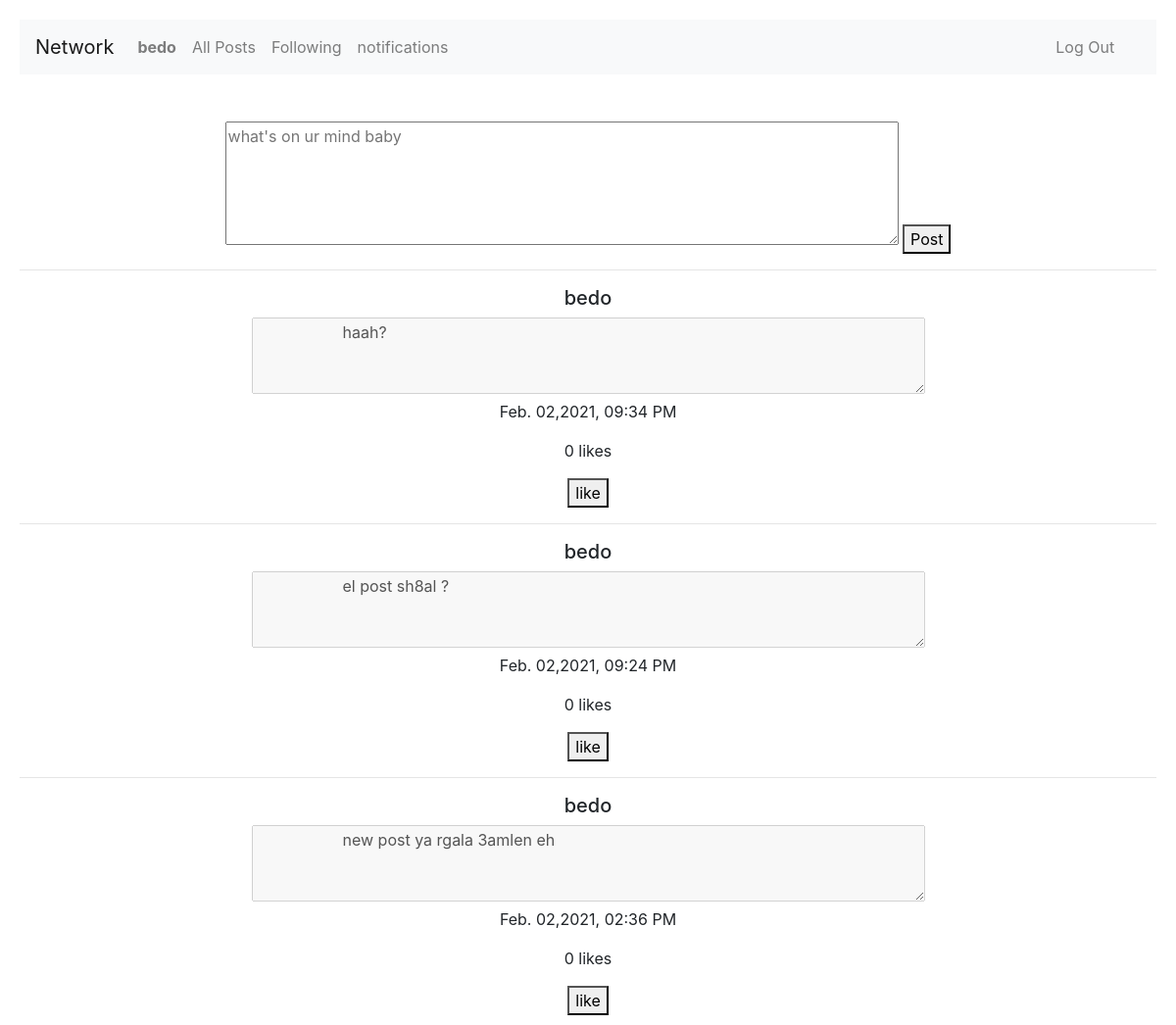
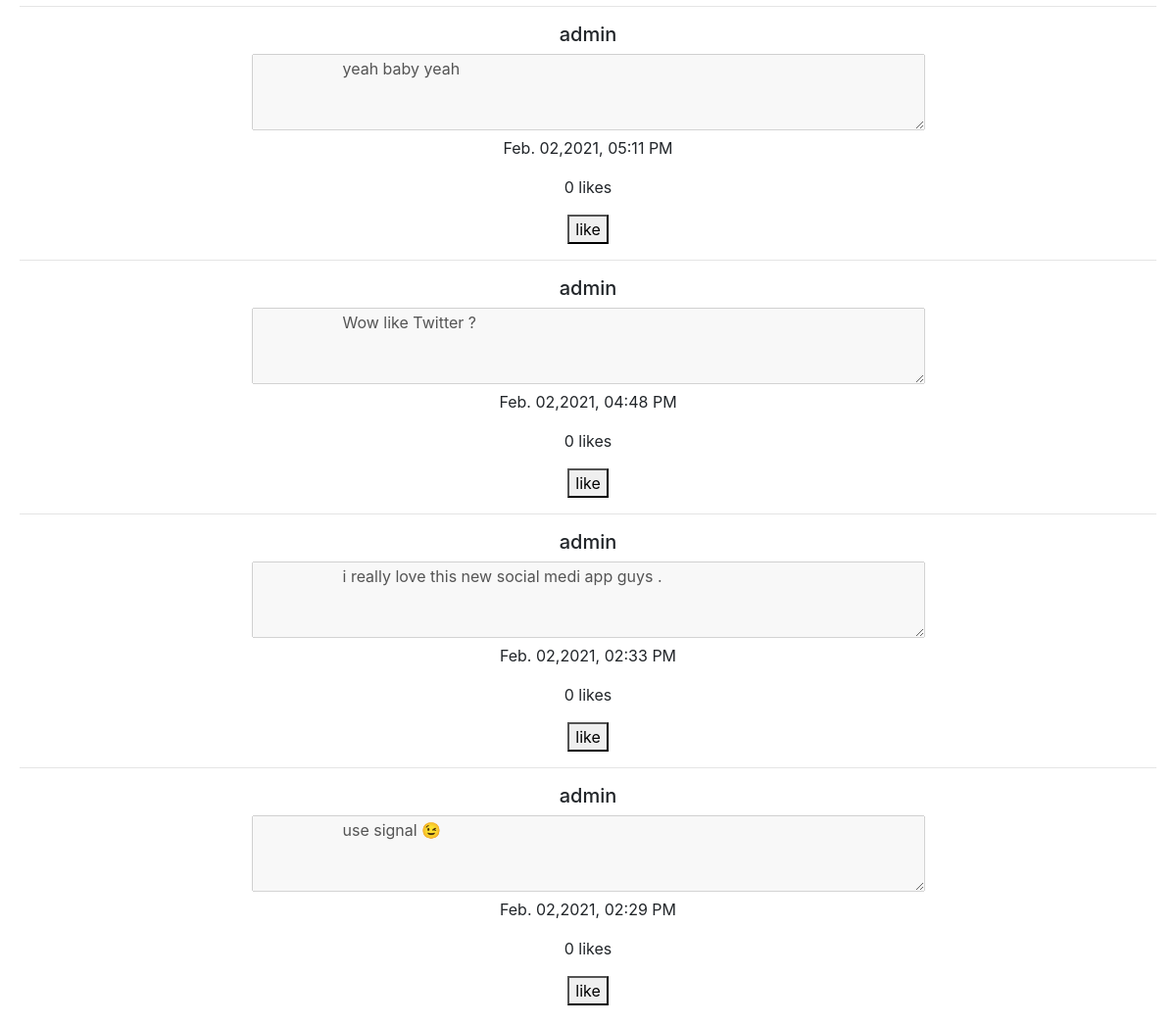
/ (signed in), run on the app's committed database (2 pictures, top to bottom).
### network/models.py (models this page shows, shortened)
class User(AbstractUser):
    pass

class Post(models.Model):
    user = models.ForeignKey(User,on_delete=models.CASCADE,null=True,related_name="post_owner")
    content = models.TextField(blank=False,null=True)
    time = models.CharField (max_length=255,null=True)
    likes = models.IntegerField(default=0)

### network/views.py (the view)
# urls.py: path("", index, name="index"),
def index(request):
    if request.method=="POST":
        content = request.POST.get("post_content")
        current_user=User.objects.get(pk=request.user.id)
        new_post = Post(content=content,user=current_user,time=get_time_now())
        new_post.save()
        return HttpResponseRedirect(reverse('index'))
    else :
        all_posts = Post.objects.all().order_by("-id")
        return render(request, "network/index.html",{
        "posts":all_posts
    })

### network/templates/network/index.html (shortened to what this page needs)
{% extends "network/layout.html" %}
{% block body %}
 <div class='all_posts'>
    {% if user.is_authenticated %}
     <div class='new_post'>
     <form action="{% url  'index' %}" method="post">
         <br><br>
         <textarea name="post_content" id="new_post" cols="65" rows="5" placeholder="what's on ur mind baby"></textarea>
         <button class="post" type="submit">Post</button>
     </form>
     </div>
   {% endif %}
   <div class='current_posts'>
        {% for post in posts  %}
            <div class="each_post post_container"><hr>
                <h5 >{{post.user}}</h5>
                <textarea name="each_pst" id="" cols="65" rows="3" disabled>
                    {{post.content}}
                </textarea>
                <p>{{post.time}}</p>
                <p>{{post.likes}} likes</p>
                <button id = 'like'>like</button>
            </div>
        {% endfor %}
   </div>
  </div>
{% endblock %}

### network/templates/network/layout.html (shortened to what this page needs)
{% load static %}
<!DOCTYPE html>
<html lang="en">
    <head>
        <link rel="stylesheet" href="https://stackpath.bootstrapcdn.com/bootstrap/4.4.1/css/bootstrap.min.css">
        <link href="{% static 'network/styles.css' %}" rel="stylesheet">
    </head>
    <body>
        <nav class="navbar navbar-expand-lg navbar-light bg-light container1">
            <a class="navbar-brand" href="{%url 'index'%}">Network</a>
            <div>
              <ul class="navbar-nav mr-auto">
                {% if user.is_authenticated %}
                    <li class="nav-item">
                        <a class="nav-link" href="#"><strong>{{ user.username }}</strong></a>
                    </li>
                {% endif %}
                <li class="nav-item">
                  <a class="nav-link" href="{% url 'index' %}">All Posts</a>
                </li>
                {% if user.is_authenticated %}
                    <li class="nav-item">
                        <a class="nav-link" href="#">Following</a>
                    </li>
                    <li class="nav-item">
                        <a class="nav-link" href="#">notifications</a>
                    </li>
                    <li class="nav-item logout">
                        <a class="nav-link"  id = "LogOut" href="{% url 'logout' %}">Log Out</a>
                    </li>
                {% endif %}
              </ul>
            </div>
          </nav>
        <div class="body">
            {% block body %}
            {% endblock %}
        </div>
    </body>
</html>

### network/static/network/styles.css (style rules this page uses)
body { padding: 20px; }
.container1 { position: relative; }
.logout { position: absolute; right: 3%; }
.all_posts { text-align: center; }

### data on the page
User: username "bedo"
Post: user "bedo", each_pst "haah?", time "Feb. 02,2021, 09:34 PM", likes "0"
Post: user "bedo", each_pst "el post sh8al ?", time "Feb. 02,2021, 09:24 PM", likes "0"
Post: user "bedo", each_pst "new post ya rgala 3amlen eh", time "Feb. 02,2021, 02:36 PM", likes "0"
Post: user "admin", each_pst "yeah baby yeah", time "Feb. 02,2021, 05:11 PM", likes "0"
Post: user "admin", each_pst "Wow like Twitter ?", time "Feb. 02,2021, 04:48 PM", likes "0"
Post: user "admin", each_pst "i really love this new social medi app guys .", time "Feb. 02,2021, 02:33 PM", likes "0"
Post: user "admin", each_pst "use signal 😉", time "Feb. 02,2021, 02:29 PM", likes "0"
